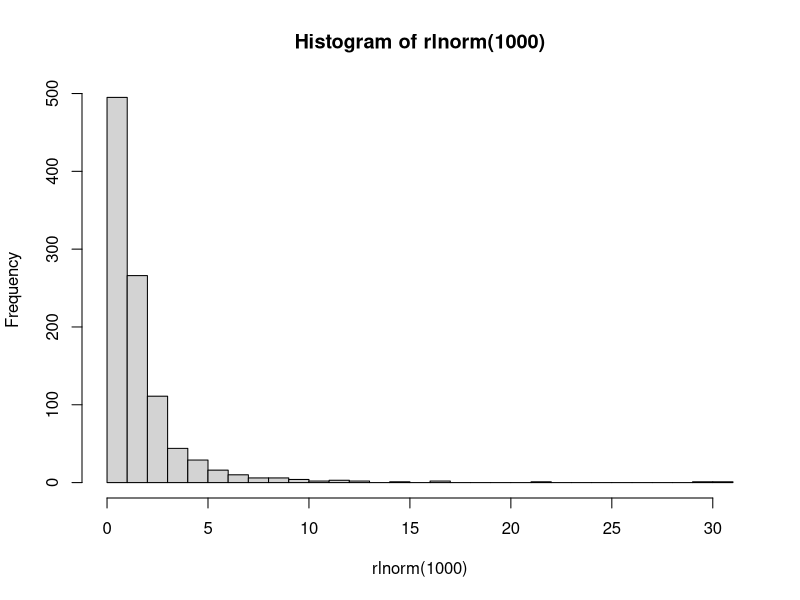
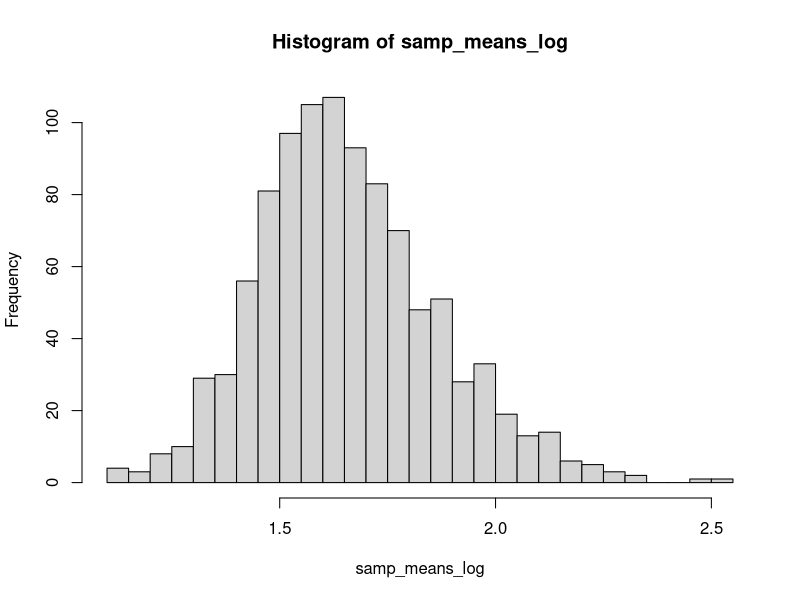
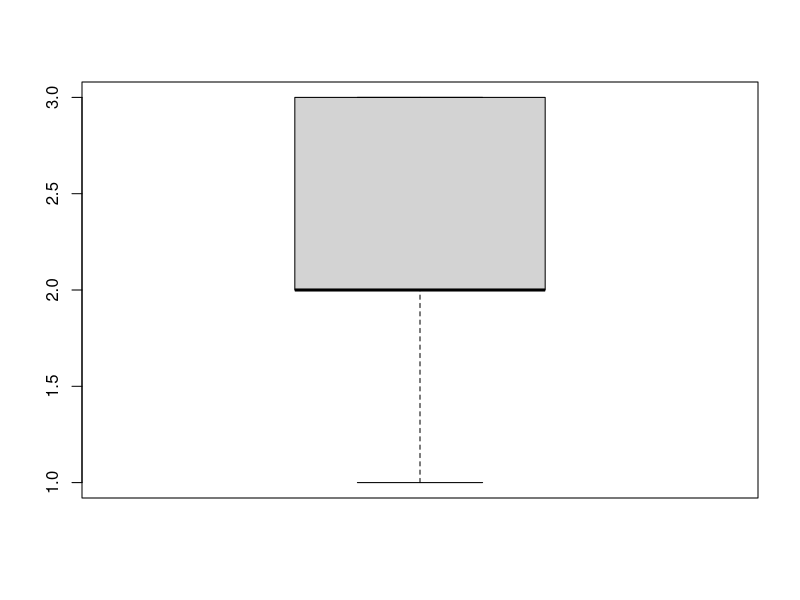

Write R code to recreate these figures, in order.
## ---- chunk 1
hist(rlnorm(1000), breaks = 30)
## ---- chunk 2
samp_means_log <- replicate(1000, mean(rlnorm(100))) 
hist(samp_means_log, breaks = 30)
## ---- chunk 3
boxplot(c(1, 2, 2, 2, 2, 3, 3, 3))
## ---- chunk 4
t.test(extra ~ group, data = sleep)
